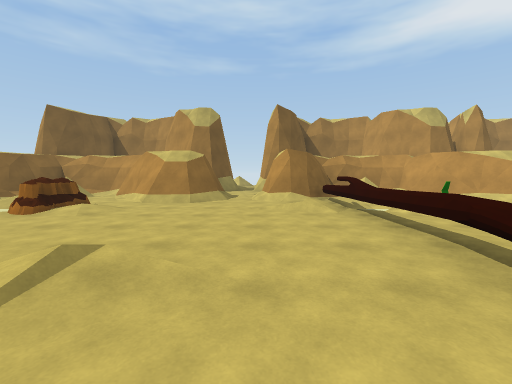
[1] (above)

19 first-person views from a walk through a scene from a Unity 3-D project. The camera is 1.5 m above the floor, tilts 4° down and sees 90° across. The floor is counted in squares, 2 m on a side. Each view is taken from the middle of a square. On the plan, view 1 faces up. The plan holds only what a view shows up to about 9 squares ahead; the rest is blank. The place goes on beyond the plan. The player character is not drawn. Surface patterns are stand-ins for the level's own textures.

[2]
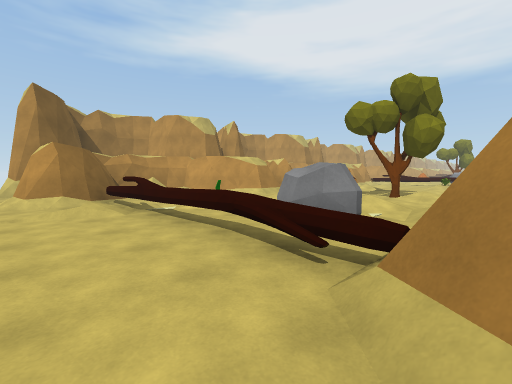

[3]
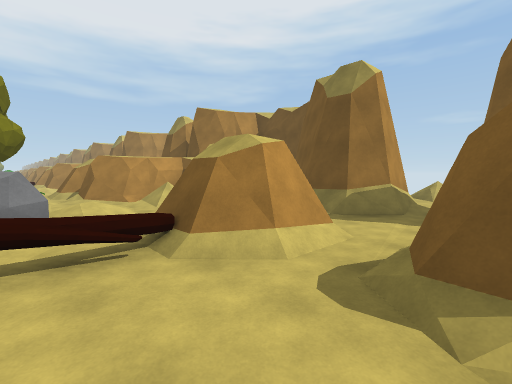

[4]
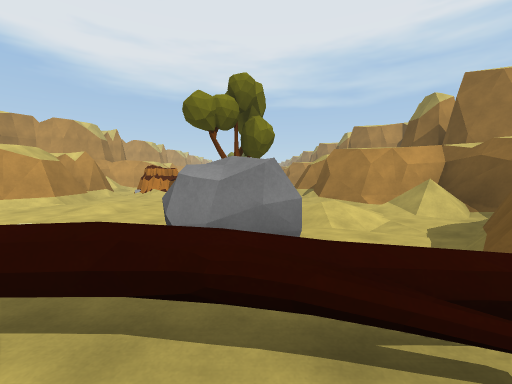

[5]
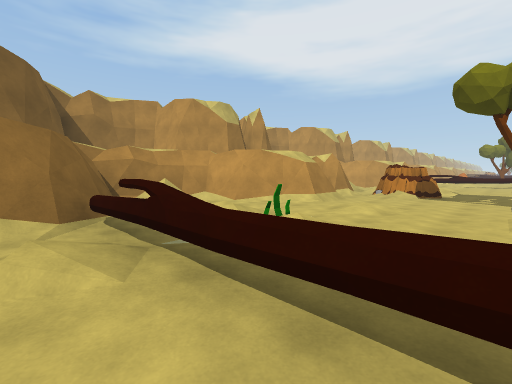

[6]
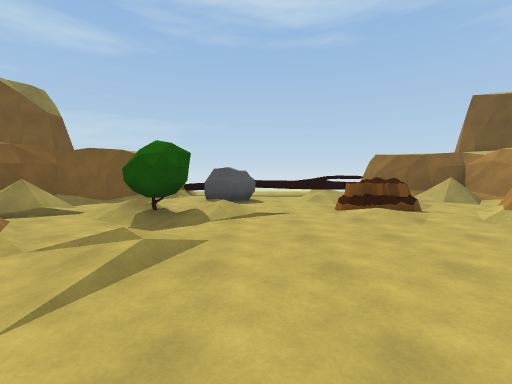

[7]
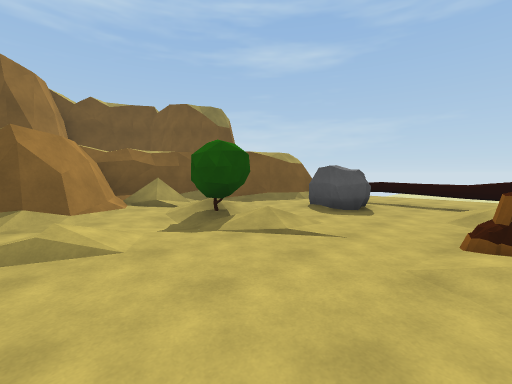

[8]
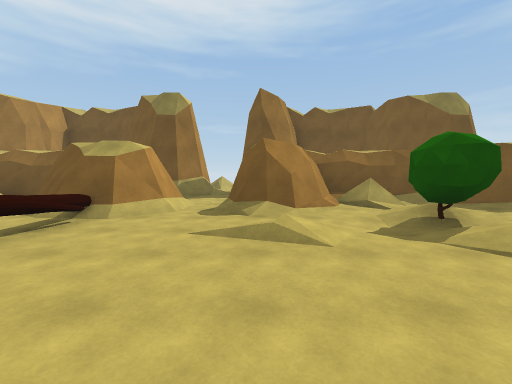

[9]
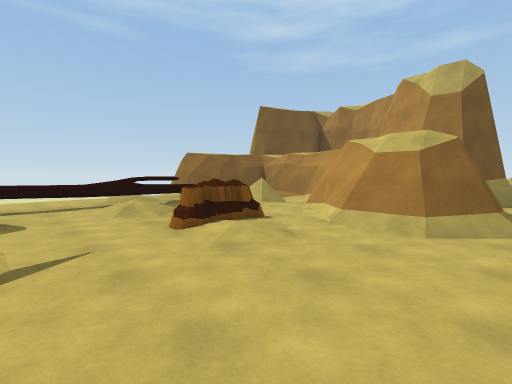

[10]
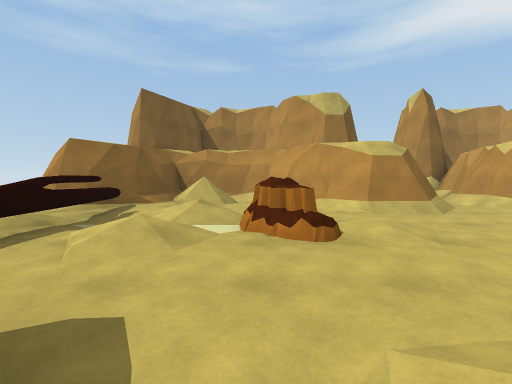

[11]
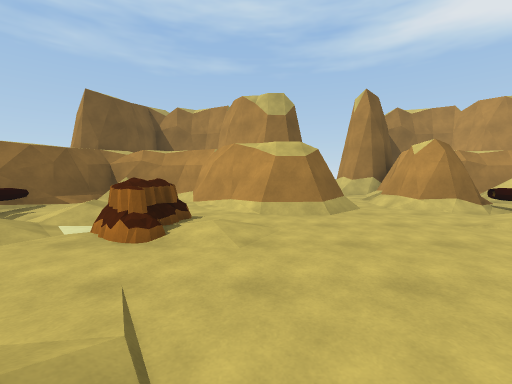

[12]
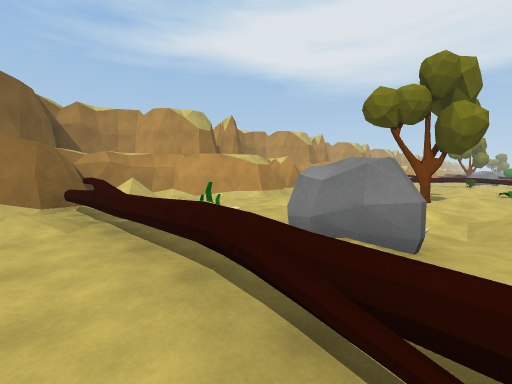

[13]
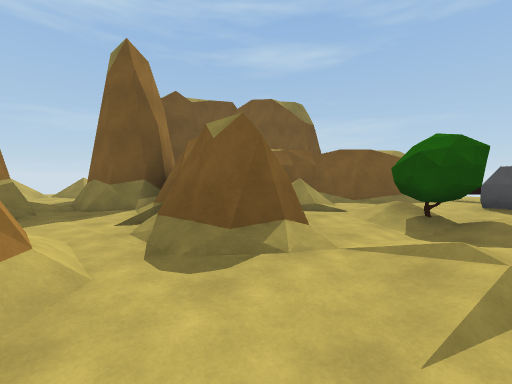

[14]
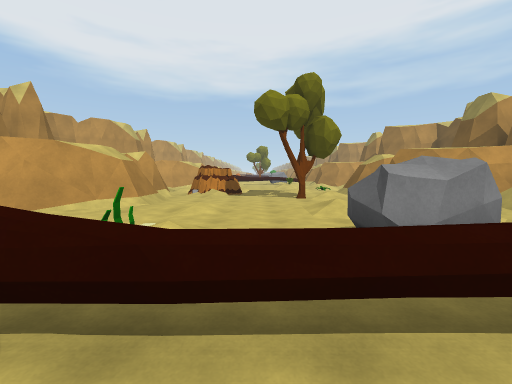

[15]
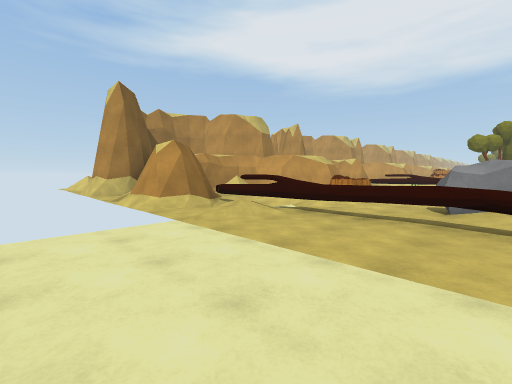

[16]
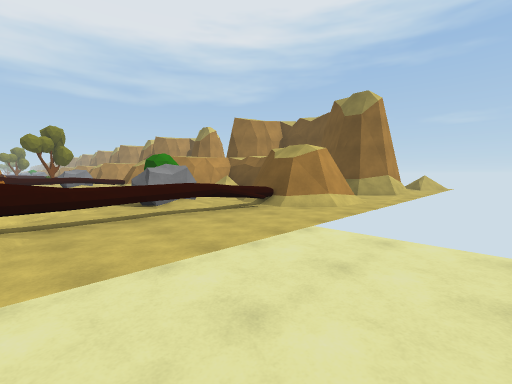

[17]
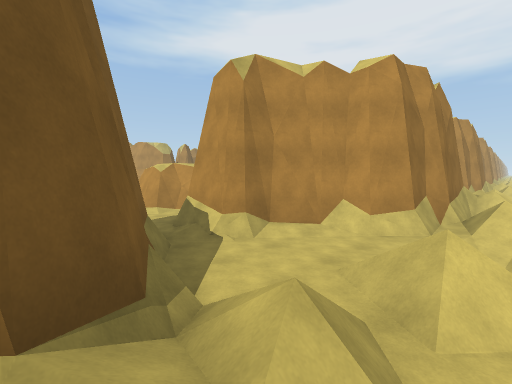

[18]
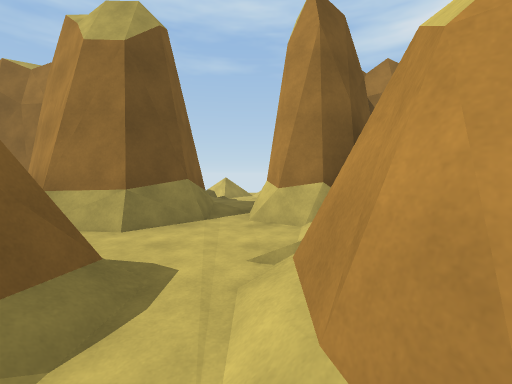

[19]
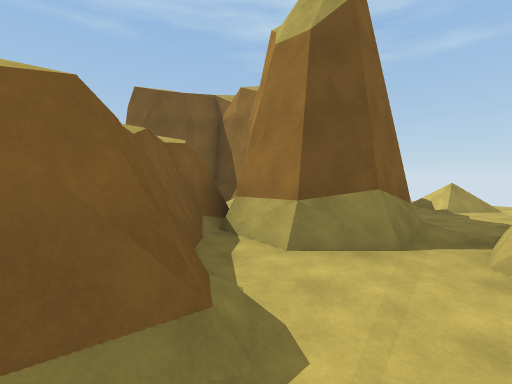

### Floor plan
Key: @ floor where view 1 was taken; # wall or solid block; . main floor; : floor 0.25 m higher than the main floor; - floor 0.25 m lower than the main floor; / step, stairs or slope; = window, fence, low wall or low ledge; ^ raised ledge; R rock; T tree; O other object.
Columns run from 12 left of view 1 to 13 right of it. Each row starts with its distance up from view 1.
 16           //.
 15           .//
 14            ..
 13            ..
 12            ##
 11   ###   #######
 10   ^ ######/..######
  9   ^ #///###//##^^^#
  8   .##//.###//##^^^####
  7   .#^./-.##/.#^^^^^##^#
  6   ./^-/O/..../^^O^^^^^OO
  5 .../^//OO..../^^^^^^^^OO^
  4 ....^/........^^^^^^^^^^^
  3 ....^.R./.....^RR^^^^T^^^^
  2 ....^: ./../..^R ^^^^T ^^
  1   ..=../O-....^^^^^^^^^^OO
  0   .###.-/.##@###^^^^###
 -1   .####.//##.####^^^#
 -2   ..  #//###..## ^^##
 -3   ..# #####/..######
 -4   .##     ##/###
 -5   .#       #/###
 -6            #../#
 -7           ##...##
 -8           #/./..#####=
 -9           //// ///  //

Positions as (right, up) in squares from view 1, and headings:
1: (0, 0), facing up
2: (0, 0), facing up-right
3: (-1, 2), facing down-right
4: (1, 2), facing right
5: (1, 3), facing up-right
6: (1, 3), facing left
7: (-1, 5), facing down-left
8: (-1, 5), facing down
9: (-1, 3), facing up-left
10: (-5, 2), facing up
11: (-3, 2), facing up
12: (1, 1), facing up-right
13: (1, 2), facing down-left
14: (1, 4), facing right
15: (-12, 2), facing up-right
16: (-12, 5), facing down-right
17: (-2, -9), facing up-right
18: (0, 7), facing up
19: (0, 8), facing up-left
